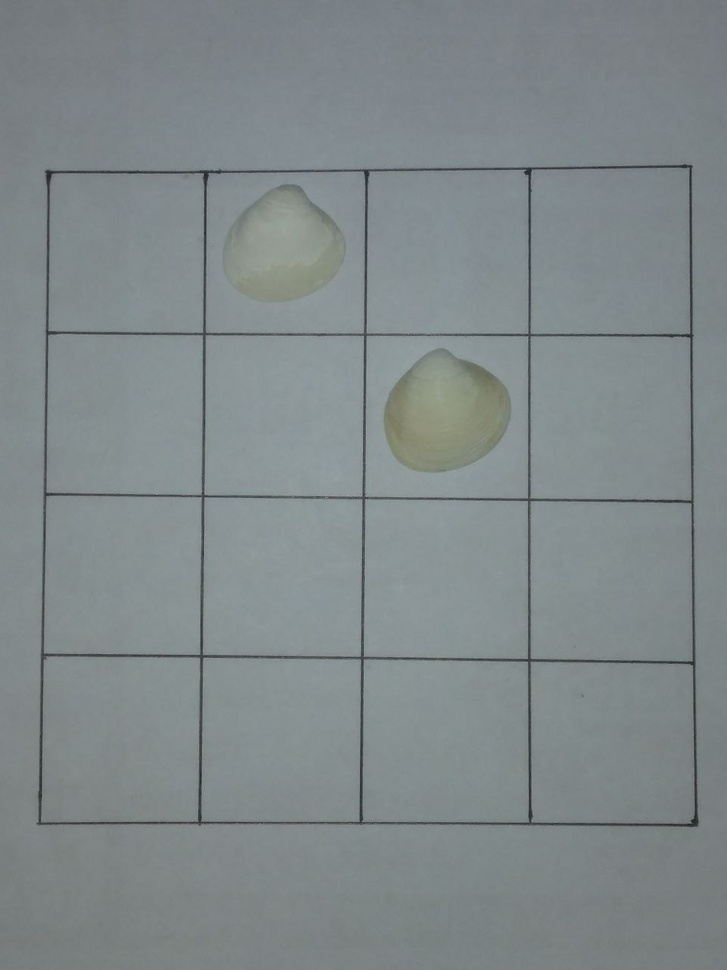
#> input picture robotic_arm_practice/m_01.jpg, 727 x 970 px, shrunk from 960 x 1280 before the run
$ python diff_checker.py
#> lines starting #> are read from the running program, lines starting #| are printed output that depends on the picture; after the words box and inside, x2 and y2 are one past the last pixel; in counts of white or black regions, pixels touching at a corner belong together
# from PIL import Image, ImageChops

# img1, img2 = Image.open('m_01.jpg'), Image.open('m_02.jpg')

# diff = ImageChops.difference(img1, img2)

# if diff.getbbox():
#     diff.show()
# else:
#     print("NO DIFF")

# ####################### Claude #####################################

# # import cv2
# # import numpy as np

# # def detect_grid(image):
# #     """Detect the 4x4 grid in the image and return its corners."""
# #     # Convert to grayscale
# #     gray = cv2.cvtColor(image, cv2.COLOR_BGR2GRAY)

# #     # Binary threshold
# #     _, thresh = cv2.threshold(gray, 200, 255, cv2.THRESH_BINARY_INV)

# #     # Find contours
# #     contours, _ = cv2.findContours(thresh, cv2.RETR_EXTERNAL, cv2.CHAIN_APPROX_SIMPLE)

# #     # Find the largest contour (should be the grid)
# #     grid_contour = max(contours, key=cv2.contourArea)

# #     # Get bounding rectangle
# #     x, y, w, h = cv2.boundingRect(grid_contour)

# #     return x, y, w, h

# # def detect_pieces(image, grid_bounds):
# #     """Detect white pieces in the image within the grid."""
# #     x, y, w, h = grid_bounds

# #     # Convert to grayscale
# #     gray = cv2.cvtColor(image, cv2.COLOR_BGR2GRAY)

# #     # Apply threshold to isolate white pieces
# #     _, thresh = cv2.threshold(gray, 240, 255, cv2.THRESH_BINARY)

# #     # Find contours of white pieces
# #     contours, _ = cv2.findContours(thresh, cv2.RETR_EXTERNAL, cv2.CHAIN_APPROX_SIMPLE)

# #     pieces = []
# #     cell_width = w / 4
# #     cell_height = h / 4

# #     for contour in contours:
# #         area = cv2.contourArea(contour)
# #         if area > 100:  # Filter out small noise
# #             M = cv2.moments(contour)
# #             if M["m00"] != 0:
# #                 cx = int(M["m10"] / M["m00"])
# #                 cy = int(M["m01"] / M["m00"])

# #                 # Convert to grid coordinates
# #                 col = int((cx - x) / cell_width)
# #                 row = int((cy - y) / cell_height)

# #                 if 0 <= row < 4 and 0 <= col < 4:
# #                     pieces.append((row, col))

# #     return pieces

# # def create_board_state(pieces):
# #     """Create a 4x4 board state array from piece positions."""
# #     board = [[0] * 4 for _ in range(4)]
# #     for row, col in pieces:
# #         board[row][col] = 1
# #     return board

# # def convert_to_chess_notation(row, col):
# #     """Convert grid coordinates to chess notation."""
# #     col_letter = chr(ord('a') + col)
# #     row_number = 8 - row
# #     return f"{col_letter}{row_number}"

# # def decode_move(board1, board2):
# #     """Decode the chess move by comparing two board states."""
# #     # Find positions that changed
# #     from_pos = None
# #     to_pos = None

# #     for row in range(4):
# #         for col in range(4):
# #             if board1[row][col] != board2[row][col]:
# #                 if board1[row][col] == 1:
# #                     from_pos = (row, col)
# #                 else:
# #                     to_pos = (row, col)

# #     if from_pos and to_pos:
# #         move_from = convert_to_chess_notation(from_pos[0], from_pos[1])
# #         move_to = convert_to_chess_notation(to_pos[0], to_pos[1])
# #         return move_from + move_to

# #     return None

# # def process_chess_images(image1_path, image2_path):
# #     """Process two chess board images and return the move."""
# #     # Read images
# #     img1 = cv2.imread(image1_path)
# #     img2 = cv2.imread(image2_path)

# #     # Detect grid in both images
# #     grid1 = detect_grid(img1)
# #     grid2 = detect_grid(img2)

# #     # Detect pieces in both images
# #     pieces1 = detect_pieces(img1, grid1)
# #     pieces2 = detect_pieces(img2, grid2)

# #     # Create board states
# #     board1 = create_board_state(pieces1)
# #     board2 = create_board_state(pieces2)

# #     # Decode the move
# #     move = decode_move(board1, board2)
# #     return move

# # # Example usage
# # image1_path = "/home/sakibsibly/Desktop/robotic_arm_practice/m_01.jpg"
# # image2_path = "/home/sakibsibly/Desktop/robotic_arm_practice/m_02.jpg"
# # move = process_chess_images(image1_path, image2_path)
# # print(f"Chess move: {move}")  # Should print: c7c8

# ################################# 2 #############################
# # import cv2
# # import numpy as np

# # def detect_grid_and_pieces(image_path):
# #     # Read the image
# #     img = cv2.imread(image_path)
# #     gray = cv2.cvtColor(img, cv2.COLOR_BGR2GRAY)

# #     # Threshold to detect pieces (white circles)
# #     _, thresh = cv2.threshold(gray, 240, 255, cv2.THRESH_BINARY)

# #     # Find contours of the pieces
# #     contours, _ = cv2.findContours(thresh, cv2.RETR_EXTERNAL, cv2.CHAIN_APPROX_SIMPLE)

# #     # Filter contours to find the white pieces
# #     pieces = []
# #     for contour in contours:
# #         area = cv2.contourArea(contour)
# #         if area > 100:  # Filter small noise
# #             M = cv2.moments(contour)
# #             if M["m00"] != 0:
# #                 cx = int(M["m10"] / M["m00"])
# #                 cy = int(M["m01"] / M["m00"])
# #                 pieces.append((cx, cy))

# #     # Get image dimensions
# #     height, width = gray.shape

# #     # Calculate grid cell size (assuming 4x4 grid)
# #     cell_width = width // 4
# #     cell_height = height // 4

# #     # Convert piece coordinates to grid positions
# #     grid_positions = []
# #     for px, py in pieces:
# #         grid_x = px // cell_width
# #         grid_y = py // cell_height
# #         grid_positions.append((grid_x, grid_y))

# #     return grid_positions

# # def convert_to_chess_notation(grid_x, grid_y, base_col='c', base_row=7):
# #     # Convert grid coordinates to chess notation
# #     col = chr(ord(base_col) + grid_x)
# #     row = base_row - grid_y
# #     return f"{col}{row}"

# # def detect_chess_move(image1_path, image2_path):
# #     # Get positions from both images
# #     pos1 = detect_grid_and_pieces(image1_path)
# #     pos2 = detect_grid_and_pieces(image2_path)

# #     # Find the different positions
# #     if len(pos1) >= 1 and len(pos2) >= 1:
# #         # Convert start position to chess notation
# #         start_x, start_y = pos1[0]
# #         start_pos = convert_to_chess_notation(start_x, start_y)

# #         # Convert end position to chess notation
# #         end_x, end_y = pos2[0]
# #         end_pos = convert_to_chess_notation(end_x, end_y)

# #         return f"{start_pos}{end_pos}"

# #     return "Move not detected"

# # # Example usage
# # def process_chess_move(image1_path, image2_path):
# #     move = detect_chess_move(image1_path, image2_path)
# #     print(f"Detected chess move: {move}")
# #     return move

# # # # Example usage
# # image1_path = "/home/sakibsibly/Desktop/robotic_arm_practice/m_01.jpg"
# # image2_path = "/home/sakibsibly/Desktop/robotic_arm_practice/m_02.jpg"
# # move = process_chess_move(image1_path, image2_path)
# # print(f"Chess move: {move}")  # Should print: c7c8


# ####################### ChatGPT #####################
# import cv2
# import numpy as np

# def preprocess_image(image_path):
#     img = cv2.imread(image_path, cv2.IMREAD_GRAYSCALE)
#     img = cv2.GaussianBlur(img, (5, 5), 0)
#     _, thresh = cv2.threshold(img, 127, 255, cv2.THRESH_BINARY)
#     return thresh

# def find_differences(before, after):
#     diff = cv2.absdiff(before, after)
#     contours, _ = cv2.findContours(diff, cv2.RETR_EXTERNAL, cv2.CHAIN_APPROX_SIMPLE)

#     positions = []
#     for contour in contours:
#         x, y, w, h = cv2.boundingRect(contour)
#         positions.append((x + w//2, y + h//2))  # Get the center of the detected change

#     return positions

# def map_to_chess_notation(positions, reference_grid):
#     if len(positions) != 2:
#         return "Invalid move detected"

#     start, end = sorted(positions)  # Assuming top-left to bottom-right sorting
#     start_square = reference_grid.get(start, "??")
#     end_square = reference_grid.get(end, "??")

#     return f"{start_square}{end_square}"

# # Load images
# before_img = preprocess_image("m_01.jpg")
# after_img = preprocess_image("m_02.jpg")

# # Find move positions
# move_positions = find_differences(before_img, after_img)

# # Define a sample 4x4 mapping for the given board section
# reference_grid = {
#     (0, 0): "c8", (1, 0): "d8", (2, 0): "e8", (3, 0): "f8",
#     (0, 1): "c7", (1, 1): "d7", (2, 1): "e7", (3, 1): "f7",
#     (0, 2): "c6", (1, 2): "d6", (2, 2): "e6", (3, 2): "f6",
#     (0, 3): "c5", (1, 3): "d5", (2, 3): "e5", (3, 3): "f5",
# }

# # Convert detected positions to chess notation
# move_notation = map_to_chess_notation(move_positions, reference_grid)

# print("Detected move:", move_notation)


###############################
import cv2
import numpy as np

# Load Images
before_img = cv2.imread("m_01.jpg")
#> before_img is the input picture: shape (970, 727, 3); mean B, G, R 138.5, 136.8, 128.3
after_img = cv2.imread("m_02.jpg")
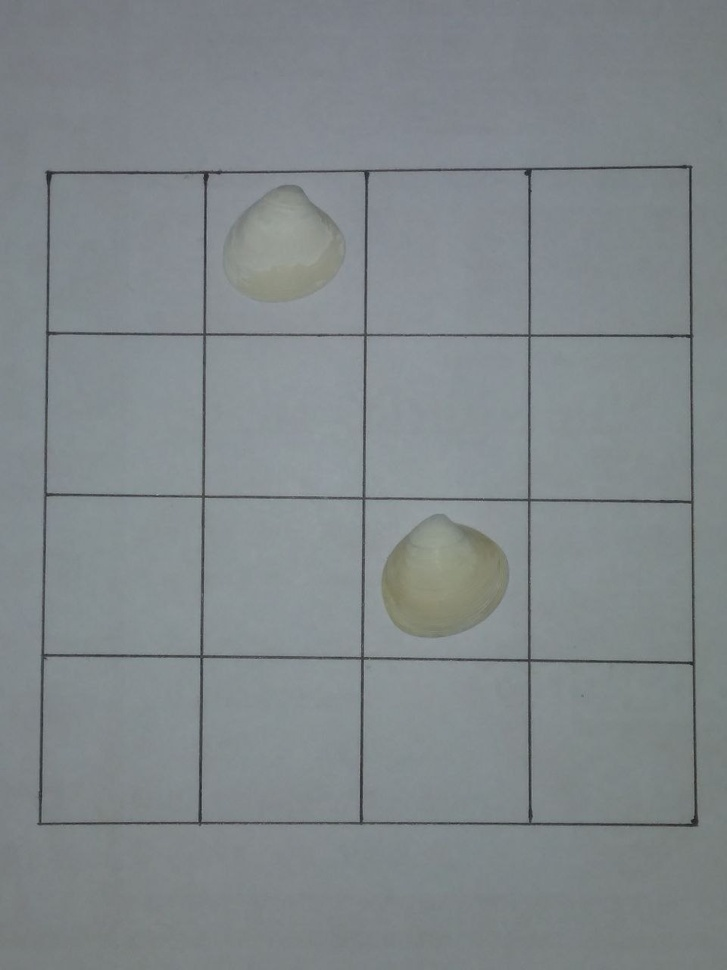
#> input picture robotic_arm_practice/m_02.jpg, 727 x 970 px, shrunk from 960 x 1280 before the run
#> after_img is the input picture: shape (970, 727, 3); mean B, G, R 138.8, 136, 129.2

def preprocess_image(image):
    """ Convert to grayscale, apply thresholding, and remove noise """
    gray = cv2.cvtColor(image, cv2.COLOR_BGR2GRAY)
    blurred = cv2.GaussianBlur(gray, (5, 5), 0)
    _, thresh = cv2.threshold(blurred, 127, 255, cv2.THRESH_BINARY_INV)
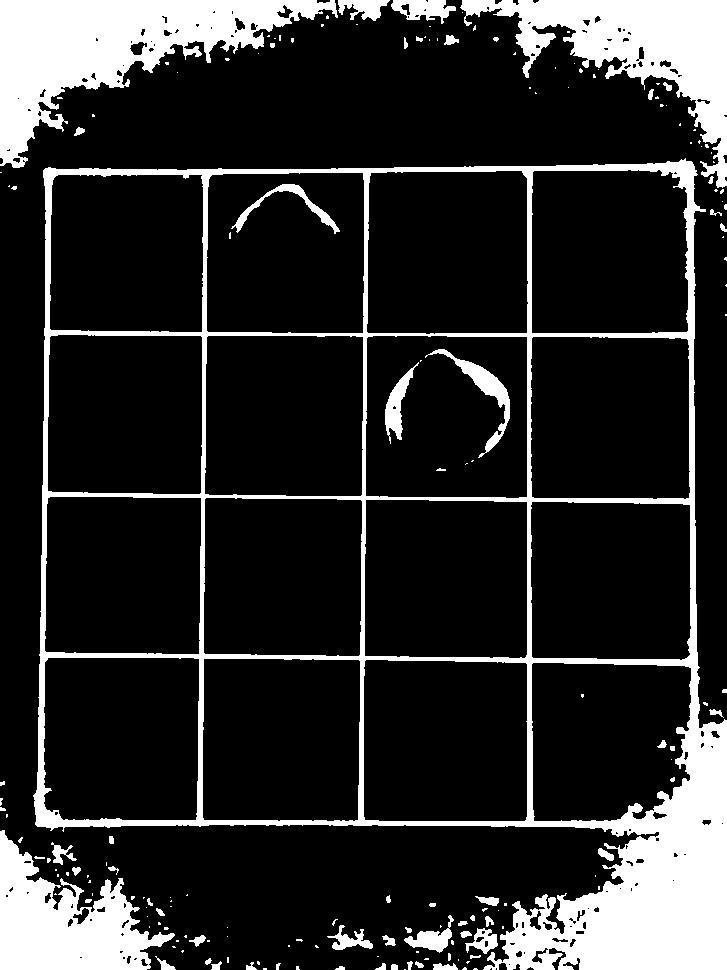
#> thresh: shape (970, 727); 17.4% white; 176 white regions (117 under 20 px), largest, box (x1, y1, x2, y2) and area: (33, 158, 727, 970) 61436, (0, 0, 338, 168) 22266, (460, 0, 727, 188) 16828
    return thresh

# Preprocess both images
before = preprocess_image(before_img)
after = preprocess_image(after_img)
#> in preprocess_image (call 2), `_, thresh = cv2.threshold(blurred, 127, 255, cv2.THRESH_BINARY_INV)`:
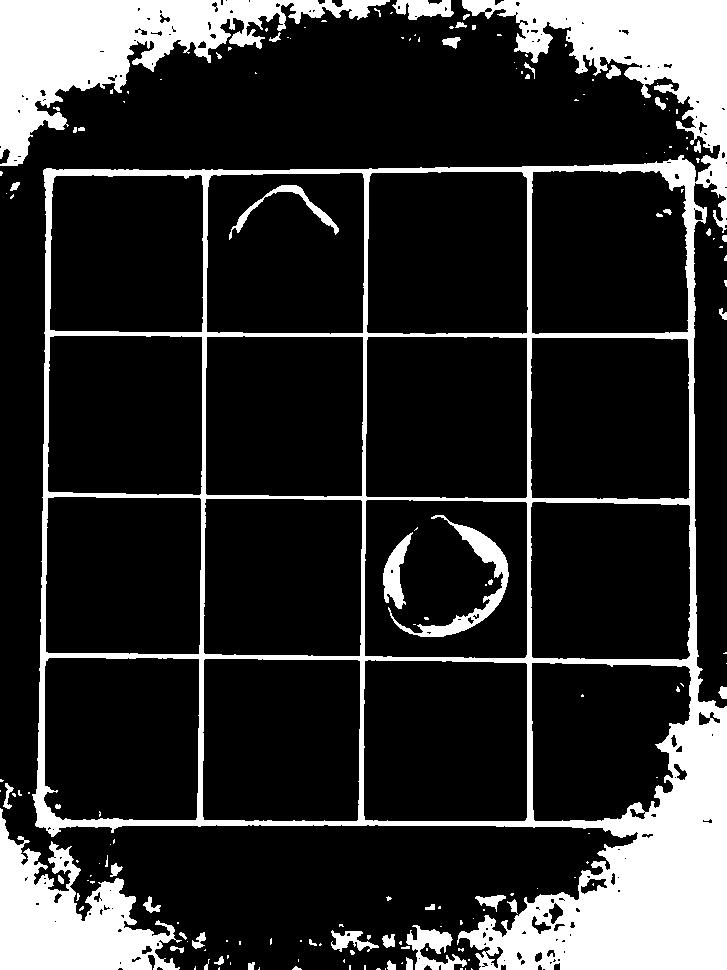
#> thresh: shape (970, 727); 18.6% white; 165 white regions (114 under 20 px), largest, box (x1, y1, x2, y2) and area: (32, 0, 727, 970) 84693, (0, 0, 390, 166) 22116, (0, 808, 182, 970) 14150

# Compute absolute difference to detect changes
diff = cv2.absdiff(before, after)
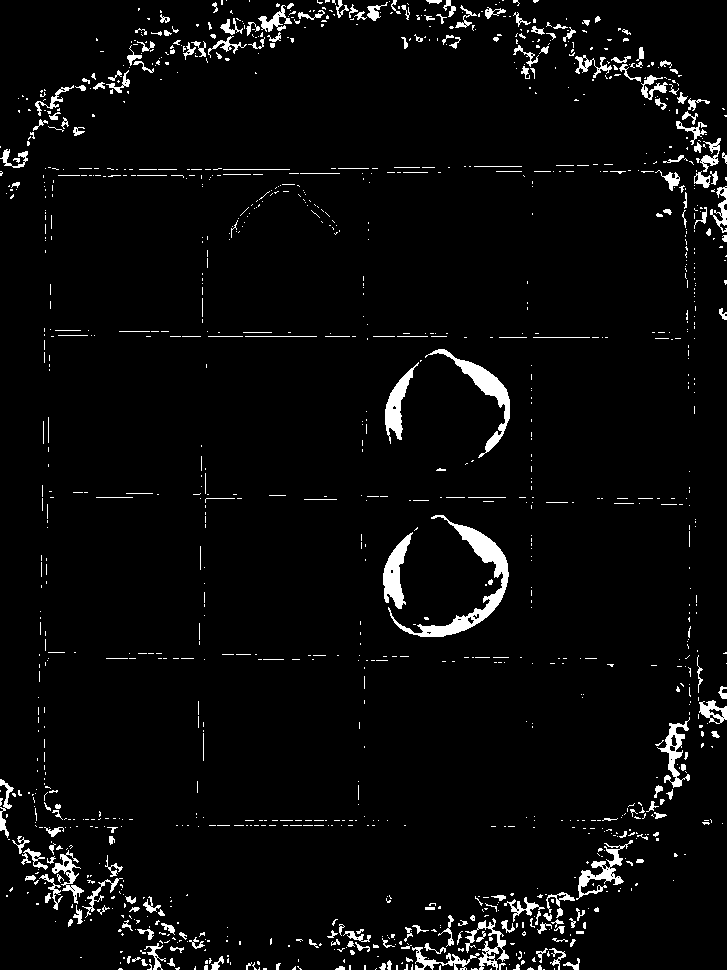
#> diff: shape (970, 727); 3.9% white; 1266 white regions (1024 under 20 px)

# Find contours of the changed areas (moved pieces)
contours, _ = cv2.findContours(diff, cv2.RETR_EXTERNAL, cv2.CHAIN_APPROX_SIMPLE)
#> contours = 1266 contours, 1136 with area under 20; largest, box (x1, y1, x2, y2) and area: (388, 515, 509, 637) 2218, (425, 349, 510, 458) 1274, (383, 532, 413, 609) 945, (385, 362, 419, 444) 811, (576, 840, 633, 900) 649

def get_cell_position(contours):
    """ Get cell positions based on detected changes """
    positions = []
    for cnt in contours:
        x, y, w, h = cv2.boundingRect(cnt)
        center_x, center_y = x + w // 2, y + h // 2
        positions.append((center_x, center_y))
#> this loop made 1266 passes
#> (x, y, w, h, center_x, center_y) on passes 4, 8, 11: (471, 968, 7, 2, 474, 969), (527, 967, 7, 3, 530, 968), (175, 967, 5, 3, 177, 968)
#> after the loop, positions = 1266 pairs, first value 0 to 726, second value 0 to 969
    return positions

move_positions = get_cell_position(contours)
#> move_positions has the same summary as positions in get_cell_position

# Sort to find start and end positions
if len(move_positions) != 2:
    print("Error: Could not detect exactly one move")
else:
    start_pos, end_pos = sorted(move_positions)  # Sorting based on x, y positions

# **Mapping to Chess Notation**
# Define chessboard coordinates for a 4x4 section (c7 to f4)
grid_mapping = {
    (0, 0): "c7", (1, 0): "d7", (2, 0): "e7", (3, 0): "f7",
    (0, 1): "c6", (1, 1): "d6", (2, 1): "e6", (3, 1): "f6",
    (0, 2): "c5", (1, 2): "d5", (2, 2): "e5", (3, 2): "f5",
    (0, 3): "c4", (1, 3): "d4", (2, 3): "e4", (3, 3): "f4",
}

def map_position_to_square(position, grid_size=4):
    """ Converts detected (x, y) positions to chess squares """
    x, y = position
    cell_x = min(int(x / (before.shape[1] / grid_size)), grid_size - 1)
    cell_y = min(int(y / (before.shape[0] / grid_size)), grid_size - 1)
    return grid_mapping.get((cell_x, cell_y), "??")

#> (the run stopped early here; a loop or call above may not have finished)
